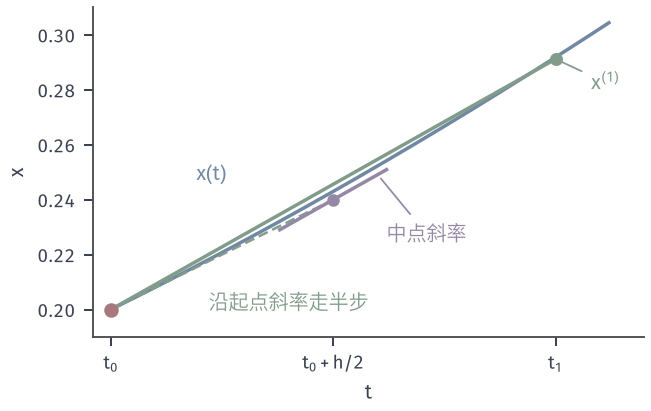

Here is the Python script that generated this plot:
from pathlib import Path
import sys
sys.path.insert(0, str(Path(__file__).resolve().parents[1]/"odenum-common"))
from odenum_common import *

# Target: midpoint method first step, h=1/2.
h = .5; k1 = f(0, X0); y = X0+h/2*k1; k2 = f(h/2, y); xn = X0+h*k2
t = np.linspace(0, .56, 200)
fig, ax = figure(width_mm=92, height_mm=58)
ax.plot(t, exact(t), color=BLUE, lw=1.4)
ax.plot([0, h/2], [X0, y], color=GREEN, lw=1.0, ls=(0, (4, 2)))
ax.plot([0, h], [X0, xn], color=GREEN, lw=1.4)
ax.plot([h/2-.06, h/2+.06], [y-.06*k2, y+.06*k2], color=PURPLE, lw=1.4)
ax.plot([h/2], [y], 'o', color=PURPLE, ms=4)
ax.plot([0], [X0], 'o', color=RED, ms=4.8, zorder=5)
ax.plot([h], [xn], 'o', color=GREEN, ms=4.2, zorder=5)
ax.set_xticks([0, h/2, h]); ax.set_xticklabels([r'$t_0$', r'$t_0+h/2$', r'$t_1$'])
ax.set_xlim(-.02, .6); ax.set_ylim(.19, .31); ax.set_xlabel(r'$t$'); ax.set_ylabel(r'$x$')
ax.annotate('中点斜率', xy=(h/2+.05, y+.05*k2), xytext=(.31, .225), color=PURPLE, arrowprops=dict(arrowstyle='-', color=PURPLE, lw=.7))
ax.text(.11, .2, '沿起点斜率走半步', color=GREEN)
ax.annotate(r'$x^{(1)}$', xy=(h, xn), xytext=(.54, .28), color=GREEN, arrowprops=dict(arrowstyle='-', color=GREEN, lw=.7))
ax.text(.13, .247, r'$x(t)$', color=BLUE, ha='right')
save(fig, Path(__file__).resolve().parent, 'figure', {'k1': k1, 'y': y, 'k2': k2, 'x1': xn})
